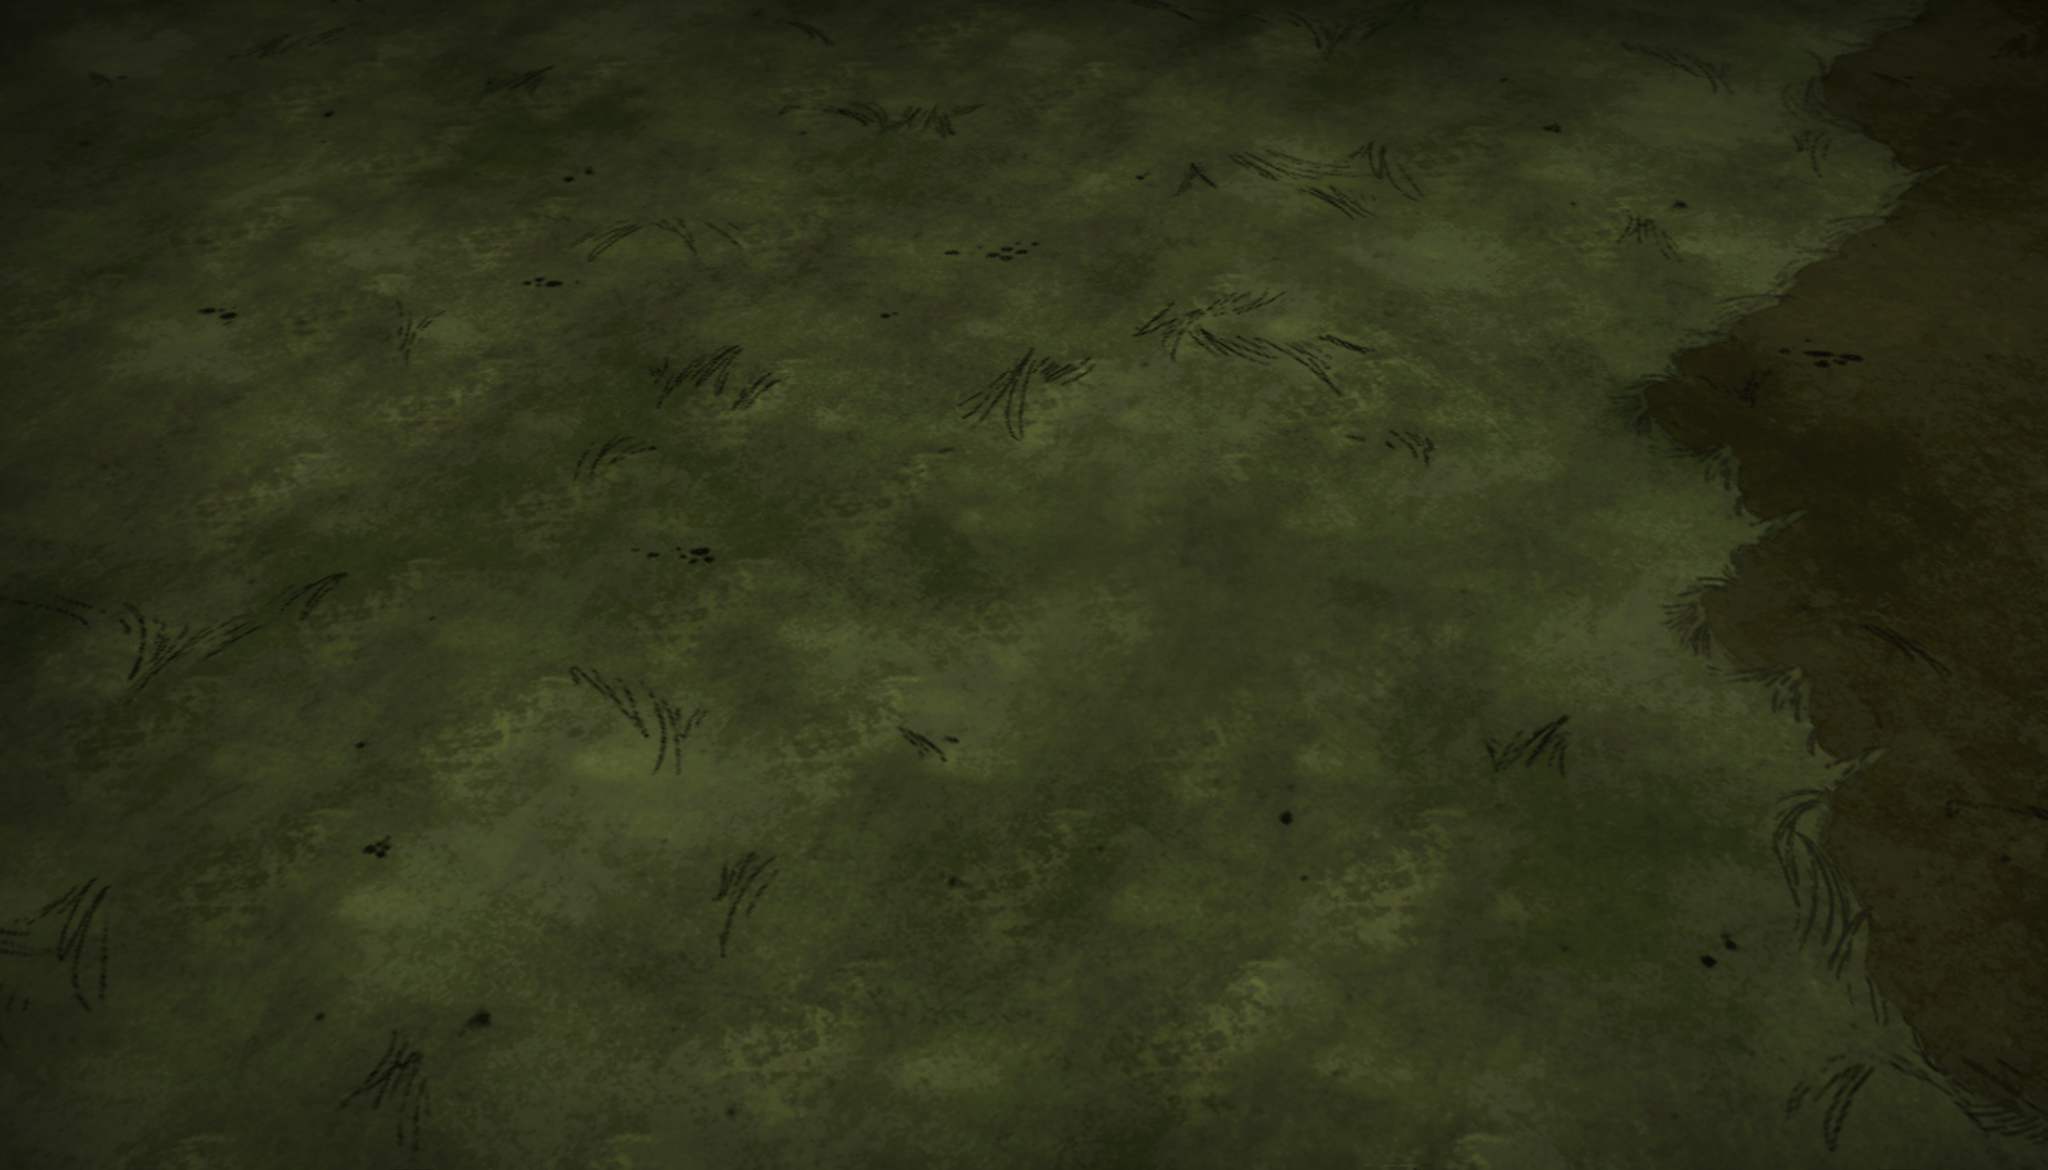

Below is a game level as drawn by its tile map, then a one-line description and the .tmx that defines it (tile-layer data replaced by summaries):
An orthogonal 70x40 tile map with 32x32 px tiles, 1 tile layer (Слой тайлов 1) and 1 object (Player).

<map version="1.0" orientation="orthogonal" renderorder="right-down" width="70" height="40" tilewidth="32" tileheight="32" nextobjectid="4">
 <tileset firstgid="1" name="travka" tilewidth="32" tileheight="32" tilecount="2920" columns="73">
  <image source="travka.png" width="2358" height="1282" />
 </tileset>
 <layer name="Слой тайлов 1" width="70" height="40">
  <data>[2800 cells, 2800 non-empty, 2800 distinct tile ids]</data>
 </layer>
 <objectgroup name="Слой объектов 1">
  <object id="1" name="Player" x="1120" y="1216" width="64" height="64" />
 </objectgroup>
</map>